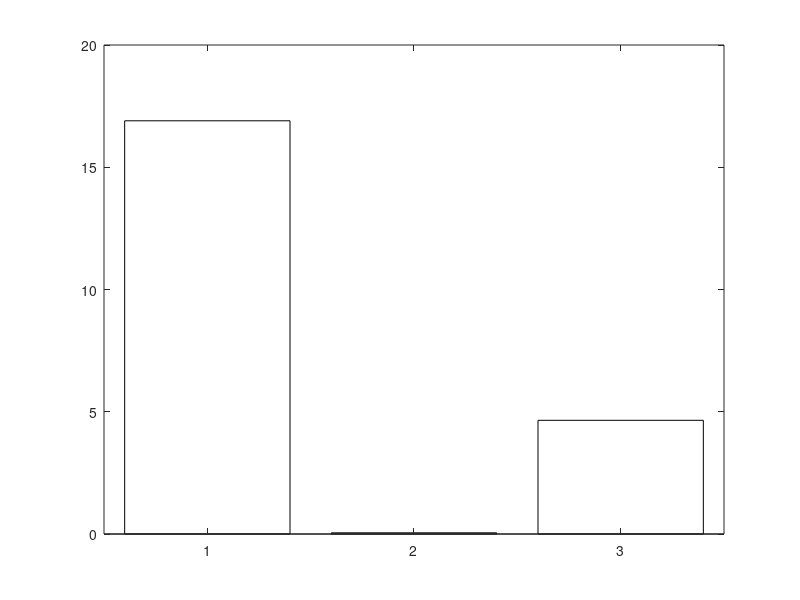

MATLAB code for this plot: (Note: this script raises an error after producing the figure.)
% ==============================================================
% Comparativa 3D Richardson–Lucy - Julia vs MATLAB vs Python
% Un gráfico por imagen
% ==============================================================

implementaciones = { ...
    'Python', ...
    'Julia - Tradicional', ...
    'MATLAB', ...
};

% --------------------------------------------------------------
% Tiempos de ejecución 3D (segundos) extraídos de tus tablas
% --------------------------------------------------------------

% Imagen sintética (simple_3d_ball)
tiempos_sintetica = [16.9, 0.048, 4.65];

% Imagen células (cells3d)
tiempos_celulas = [9.76, 0.573, 6.61];

% Cube of Spherical Beads
tiempos_cube = [143.0, 0.643, 36.18];

% --------------------------------------------------------------
% Paleta de colores (estilo académico)
% --------------------------------------------------------------
colores = lines(length(implementaciones));

% --------------------------------------------------------------
% Función auxiliar para crear gráficos
% --------------------------------------------------------------
function crearGraficoLog3D_individual(tiempos, implementaciones, titulo, nombreFichero, colores)
    figure('Color','w','Position',[100 100 800 400]);
    b = bar(tiempos, 'FaceColor','flat');

    % Aplicar colores a cada barra
    for k = 1:length(tiempos)
        b.CData(k,:) = colores(k,:);
    end

    % Escala logarítmica
    set(gca, 'YScale', 'log');
    y_max = max(tiempos) * 1.4;
    ylim([1e-2, y_max]);  % límite inferior fijo en 10^-2

    % Etiquetas
    set(gca, 'XTickLabel', implementaciones, 'XTickLabelRotation', 25, ...
        'FontSize', 12, 'FontName', 'Times New Roman');
    ylabel('Tiempo de ejecución (s)', 'FontSize', 13, 'FontWeight','bold');
    title(titulo, 'FontSize', 14, 'FontWeight','bold');

    grid on; box on;
    exportgraphics(gca, nombreFichero, 'Resolution', 300);
end


% --------------------------------------------------------------
% Crear los 3 gráficos (uno por volumen)
% --------------------------------------------------------------
crearGraficoLog3D_individual(tiempos_sintetica, implementaciones, ...
    'Comparativa 3D – Imagen sintética (escala log)', 'comparativa3d_sintetica.png', colores);

crearGraficoLog3D_individual(tiempos_celulas, implementaciones, ...
    'Comparativa 3D – Imagen células (escala log)', 'comparativa3d_celulas.png', colores);

crearGraficoLog3D_individual(tiempos_cube, implementaciones, ...
    'Comparativa 3D – Cube of Spherical Beads (escala log)', 'comparativa3d_cube.png', colores);
